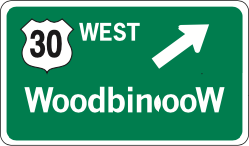
#> input picture samples/25.png, 249 x 146 px
$ jupyter execute histogram_exploration.ipynb
#> lines starting #> are read from the running program, lines starting #| are printed output that depends on the picture
[cell 1]
import cv2
import numpy as np
from matplotlib import pyplot as plt

img = cv2.imread('../../samples/25.png')
#> img is the input picture: shape (146, 249, 3); mean B, G, R 122.8, 156, 68.6

chans = cv2.split(img)
colors = ("b", "g", "r")
plt.figure()
plt.title("Color Histogram")
plt.xlabel("Bins")
plt.ylabel("# of Pixels")

# loop over the image channels
for (chan, color) in zip(chans, colors):
	# create a histogram for the current channel and plot it
	hist = cv2.calcHist([chan], [0], None, [256], [0, 256])
	plt.plot(hist, color=color)
	plt.xlim([0, 256])
#> this loop made 3 passes
#> color on passes 1 to 3: 'b', 'g', 'r'

plt.show()
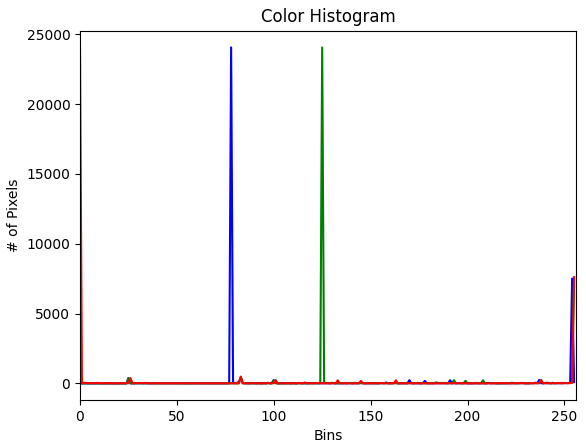
#> figure drawn by matplotlib, 1 panel; curve peaks at x = 78, y = 24063; curve peaks at x = 125, y = 24060; curve peaks at x = 0, y = 24062


$ run again, with samples/10.png copied over samples/25.png
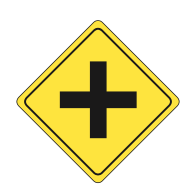
#> input picture samples/10.png, 192 x 190 px
#> img is the input picture: shape (190, 192, 3); mean B, G, R 176.8, 225.5, 233.2
#> the loop `for (chan, color) in zip(chans, colors):` made 3 passes
#> color on passes 1 to 3: 'b', 'g', 'r'
#> `plt.show()`:
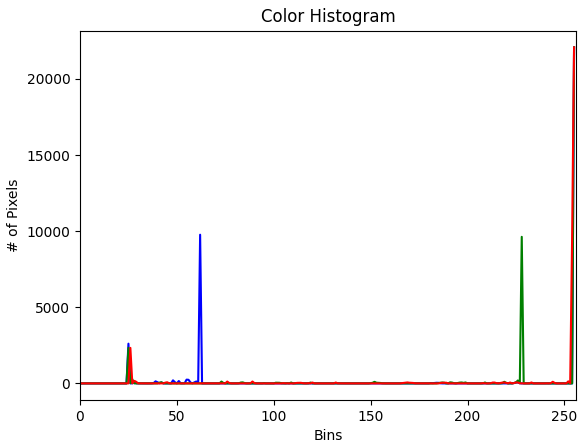
#> figure drawn by matplotlib, 1 panel; curve peaks at x = 255, y = 22074; curve peaks at x = 255, y = 22074; curve peaks at x = 255, y = 22074

$ run again, with samples/11.png copied over samples/25.png
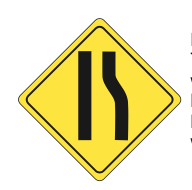
#> input picture samples/11.png, 192 x 190 px
#> img is the input picture: shape (190, 192, 3); mean B, G, R 176.6, 224.8, 232.5
#> the loop `for (chan, color) in zip(chans, colors):` made 3 passes
#> color on passes 1 to 3: 'b', 'g', 'r'
#> `plt.show()`:
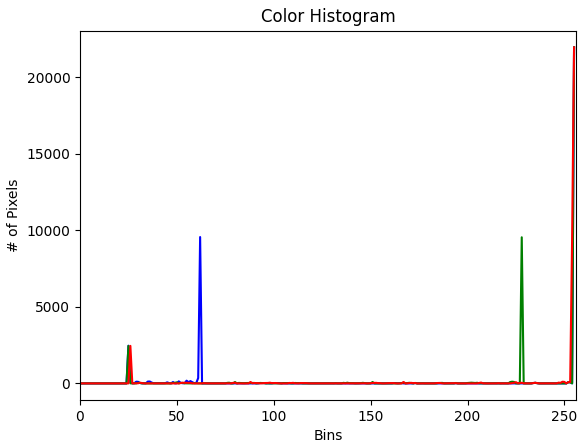
#> figure drawn by matplotlib, 1 panel; curve peaks at x = 255, y = 21933; curve peaks at x = 255, y = 21933; curve peaks at x = 255, y = 21933
